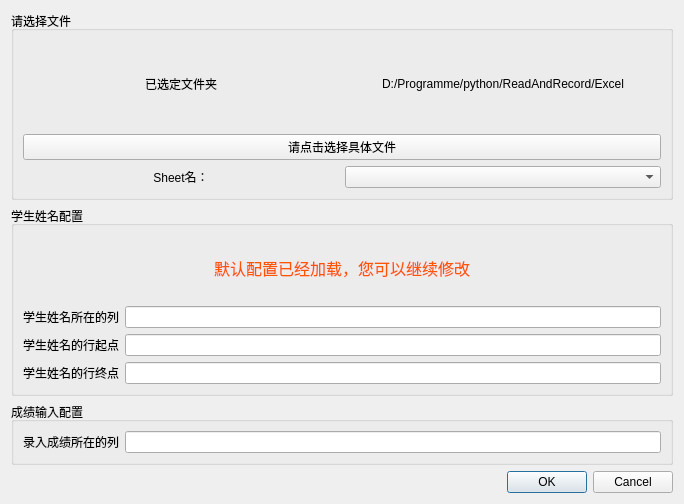
<?xml version="1.0" encoding="UTF-8"?>
<ui version="4.0">
 <class>dialog</class>
 <widget class="QDialog" name="dialog">
  <property name="geometry">
   <rect>
    <x>0</x>
    <y>0</y>
    <width>684</width>
    <height>504</height>
   </rect>
  </property>
  <property name="windowTitle">
   <string>请指定文件</string>
  </property>
  <layout class="QVBoxLayout" name="verticalLayout_4" stretch="3,3,1,1">
   <item>
    <widget class="QGroupBox" name="groupBox">
     <property name="title">
      <string>请选择文件</string>
     </property>
     <layout class="QVBoxLayout" name="verticalLayout">
      <item>
       <layout class="QHBoxLayout" name="horizontalLayout">
        <item>
         <widget class="QLabel" name="init_mode">
          <property name="text">
           <string>已选定文件夹</string>
          </property>
          <property name="alignment">
           <set>Qt::AlignmentFlag::AlignCenter</set>
          </property>
         </widget>
        </item>
        <item>
         <widget class="QLabel" name="file_path">
          <property name="text">
           <string>D:/Programme/python/ReadAndRecord/Excel</string>
          </property>
          <property name="alignment">
           <set>Qt::AlignmentFlag::AlignCenter</set>
          </property>
         </widget>
        </item>
       </layout>
      </item>
      <item>
       <widget class="QPushButton" name="fileChoose">
        <property name="text">
         <string>请点击选择具体文件</string>
        </property>
       </widget>
      </item>
      <item>
       <layout class="QHBoxLayout" name="horizontalLayout_3">
        <item>
         <widget class="QLabel" name="SheetMode">
          <property name="text">
           <string>Sheet名：</string>
          </property>
          <property name="alignment">
           <set>Qt::AlignmentFlag::AlignCenter</set>
          </property>
         </widget>
        </item>
        <item>
         <widget class="QComboBox" name="SheetChoose"/>
        </item>
       </layout>
      </item>
     </layout>
    </widget>
   </item>
   <item>
    <widget class="QGroupBox" name="groupBox_3">
     <property name="title">
      <string>学生姓名配置</string>
     </property>
     <layout class="QVBoxLayout" name="verticalLayout_3">
      <item>
       <widget class="QLabel" name="label">
        <property name="palette">
         <palette>
          <active>
           <colorrole role="WindowText">
            <brush brushstyle="SolidPattern">
             <color alpha="255">
              <red>255</red>
              <green>85</green>
              <blue>0</blue>
             </color>
            </brush>
           </colorrole>
          </active>
          <inactive>
           <colorrole role="WindowText">
            <brush brushstyle="SolidPattern">
             <color alpha="255">
              <red>255</red>
              <green>85</green>
              <blue>0</blue>
             </color>
            </brush>
           </colorrole>
          </inactive>
          <disabled/>
         </palette>
        </property>
        <property name="font">
         <font>
          <pointsize>12</pointsize>
         </font>
        </property>
        <property name="text">
         <string>默认配置已经加载，您可以继续修改</string>
        </property>
        <property name="alignment">
         <set>Qt::AlignmentFlag::AlignCenter</set>
        </property>
       </widget>
      </item>
      <item>
       <layout class="QHBoxLayout" name="horizontalLayout_2">
        <item>
         <widget class="QLabel" name="label_4">
          <property name="text">
           <string>学生姓名所在的列</string>
          </property>
          <property name="alignment">
           <set>Qt::AlignmentFlag::AlignCenter</set>
          </property>
         </widget>
        </item>
        <item>
         <widget class="QLineEdit" name="ColInput"/>
        </item>
       </layout>
      </item>
      <item>
       <layout class="QHBoxLayout" name="horizontalLayout_4">
        <item>
         <widget class="QLabel" name="label_3">
          <property name="autoFillBackground">
           <bool>false</bool>
          </property>
          <property name="text">
           <string>学生姓名的行起点</string>
          </property>
          <property name="alignment">
           <set>Qt::AlignmentFlag::AlignCenter</set>
          </property>
         </widget>
        </item>
        <item>
         <widget class="QLineEdit" name="RowStartInput"/>
        </item>
       </layout>
      </item>
      <item>
       <layout class="QHBoxLayout" name="horizontalLayout_5">
        <item>
         <widget class="QLabel" name="label_5">
          <property name="text">
           <string>学生姓名的行终点</string>
          </property>
          <property name="alignment">
           <set>Qt::AlignmentFlag::AlignCenter</set>
          </property>
         </widget>
        </item>
        <item>
         <widget class="QLineEdit" name="RowEndInput"/>
        </item>
       </layout>
      </item>
     </layout>
    </widget>
   </item>
   <item>
    <widget class="QGroupBox" name="groupBox_2">
     <property name="title">
      <string>成绩输入配置</string>
     </property>
     <layout class="QVBoxLayout" name="verticalLayout_2">
      <item>
       <layout class="QHBoxLayout" name="horizontalLayout_6">
        <item>
         <widget class="QLabel" name="label_2">
          <property name="text">
           <string>录入成绩所在的列</string>
          </property>
          <property name="alignment">
           <set>Qt::AlignmentFlag::AlignCenter</set>
          </property>
         </widget>
        </item>
        <item>
         <widget class="QLineEdit" name="ColScoreInput"/>
        </item>
       </layout>
      </item>
     </layout>
    </widget>
   </item>
   <item>
    <widget class="QDialogButtonBox" name="buttonBox">
     <property name="orientation">
      <enum>Qt::Orientation::Horizontal</enum>
     </property>
     <property name="standardButtons">
      <set>QDialogButtonBox::StandardButton::Cancel|QDialogButtonBox::StandardButton::Ok</set>
     </property>
    </widget>
   </item>
  </layout>
 </widget>
 <resources/>
 <connections>
  <connection>
   <sender>buttonBox</sender>
   <signal>accepted()</signal>
   <receiver>dialog</receiver>
   <slot>accept()</slot>
   <hints>
    <hint type="sourcelabel">
     <x>248</x>
     <y>254</y>
    </hint>
    <hint type="destinationlabel">
     <x>157</x>
     <y>274</y>
    </hint>
   </hints>
  </connection>
  <connection>
   <sender>buttonBox</sender>
   <signal>rejected()</signal>
   <receiver>dialog</receiver>
   <slot>reject()</slot>
   <hints>
    <hint type="sourcelabel">
     <x>316</x>
     <y>260</y>
    </hint>
    <hint type="destinationlabel">
     <x>286</x>
     <y>274</y>
    </hint>
   </hints>
  </connection>
 </connections>
</ui>
